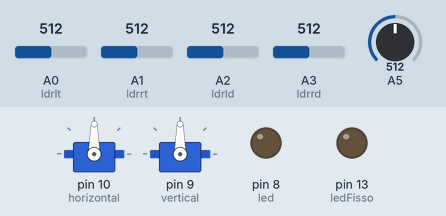
Recording of a sketch running on a simulated Arduino Uno, built with avr-gcc and run on an emulated ATmega328P. On the bench: 2 × servo, output pins drawn as LEDs (lit = HIGH). Inputs (shaded band) come from the test bench; at power-on: A0 (ldrlt) = 512, A2 (ldrld) = 512, A1 (ldrrt) = 512, A3 (ldrrd) = 512, A5 = 512.

Above: at 1.2 s.
1.3 s: A0 (ldrlt) set to 263
2.8 s: A0 (ldrlt) set to 248
At 3.39 s:
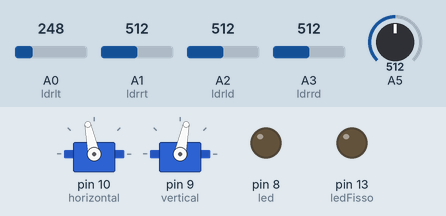
5.8 s: A2 (ldrld) set to 534
At 8.5 s:
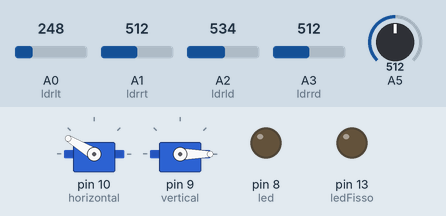
8.8 s: A1 (ldrrt) set to 539
At 10.4 s:
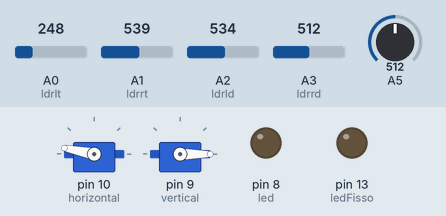
11.8 s: A0 (ldrlt) set to 992
At 12.77 s:
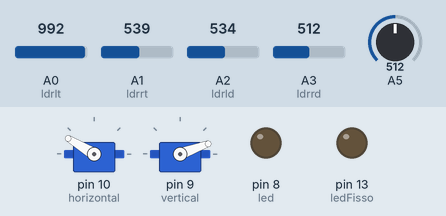
14.8 s: A2 (ldrld) set to 306
At 16.32 s:
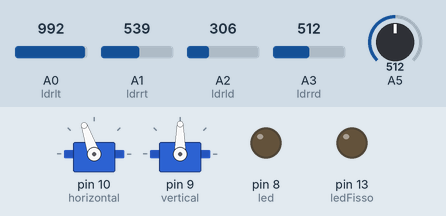
Timing chart, 0 to 20.3 s (numbered marks = the images above; inputs shaded):
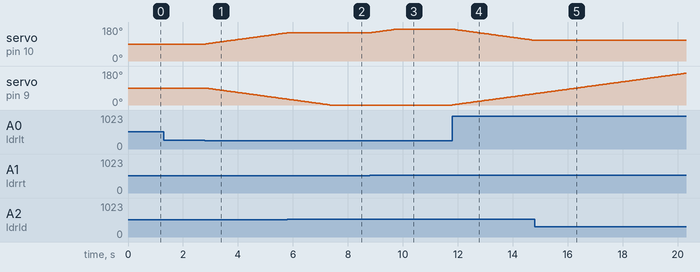

Measured:
- the behaviour switches between 256 and 255 on A0 (ldrlt) (found by bisection; images 0 and 1)
- the behaviour switches between 519 and 520 on A2 (ldrld) (found by bisection; images 1 and 2)
- the behaviour switches between 527 and 528 on A1 (ldrrt) (found by bisection; images 2 and 3)
- after the input at 1.3 s, every drawn part: stays the same
- after the input at 2.8 s, servo on pin 10 (horizontal): moves from 90° to 149° over 2.9 s, starting at once; servo on pin 9 (vertical): moves from 90° to 31° over 2.9 s, starting at once
- after the input at 5.8 s, servo on pin 10 (horizontal): stays 149° (without the input it goes to 150° after 0.02 s)
- after the input at 8.8 s, servo on pin 10 (horizontal): moves from 149° to 169° over 0.96 s, starting at once
- after the input at 11.8 s, servo on pin 10 (horizontal): moves from 169° to 109° over 3.0 s, starting at once; servo on pin 9 (vertical): moves from 0° to 60° over 3.0 s, starting at once
- after the input at 14.8 s, servo on pin 10 (horizontal): stays 109° (without the input it goes to 108° after 0.04 s)

The sketch:

LighTracker_HUB.ino
```cpp
#include <Servo.h> // include Servo library

Servo horizontal; // horizontal servo
int servoh = 90; // stand horizontal servo
//
Servo vertical; // vertical servo
int servov = 90; // stand vertical servo

// LDR pin connections
//name = analogpin;
int ldrlt = 0; //LDR top left
int ldrrt = 1; //LDR top rigt
int ldrld = 2; //LDR down left ATTTTTTTTTTTTTTTTt
int ldrrd = 3; //LDR down rigt
int ledFisso = 13;
int led = 8;

void setup()
{
    Serial.begin(9600);
    // servo connections
    //name.attacht(pin);
    horizontal.attach(10);
    vertical.attach(9);
    pinMode(ledFisso, OUTPUT);
    pinMode(led, OUTPUT);

}

void loop()
{
    digitalWrite(ledFisso, LOW);
    digitalWrite(led, LOW);
    int lt = analogRead(ldrlt); // top left
    int rt = analogRead(ldrrt); // top right
    int ld = analogRead(ldrld); // down left
    int rd = analogRead(ldrrd); // down rigt

    //int dtime = analogRead(4)/20; // read potentiometers
    int tol = analogRead(5) / 4;
    //int tol = 20;
  //  int tol = 40;

    int avt = (lt + rt) / 2; // average value top
    int avd = (ld + rd) / 2; // average value down
    int avl = (lt + ld) / 2; // average value left
    int avr = (rt + rd) / 2; // average value right

    int dvert = avt - avd; // check the diffirence of up and down
    int dhoriz = avl - avr;// check the diffirence og left and rigt

    if (-1 * tol > dvert || dvert > tol) // check if the diffirence is in the tolerance else change vertical angle
    {
        if (avt > avd) {
            servov = ++servov;
            //      digitalWrite(led, HIGH);
            //      delay(1000);                  // attende un seconso (1000 millisecondi)
            //      digitalWrite(led, LOW);    // spegne il led
            //      delay(1000);
            //      digitalWrite(led, HIGH);
            if (servov > 180) {
                servov = 180;
            }
        }
        else if (avt < avd) {
            //        digitalWrite(led, HIGH);
            //      delay(100);                  // attende un seconso (1000 millisecondi)
            //      digitalWrite(led, LOW);    // spegne il led
            //      delay(100);
            //      digitalWrite(led, HIGH);
            servov = --servov;
            if (servov < 0) {
                servov = 0;
            }
        }
        vertical.write(servov);
        //delay(15);
    }

    if (-1 * tol > dhoriz || dhoriz > tol) // check if the diffirence is in the tolerance else change horizontal angle
    {
        if (avl > avr) {
            //            digitalWrite(ledFisso, HIGH);
            //            delay(1000);                  // attende un seconso (1000 millisecondi)
            //            digitalWrite(ledFisso, LOW);    // spegne il led
            //            delay(1000);
            //            digitalWrite(ledFisso, HIGH);
            servoh = --servoh;

            if (servoh < 0) {
                servoh = 0;
            }
        }
        else if (avl < avr) {
            //            digitalWrite(ledFisso, HIGH);
            //            delay(100);                  // attende un seconso (1000 millisecondi)
            //            digitalWrite(ledFisso, LOW);    // spegne il led
            //            delay(100);
            //            digitalWrite(ledFisso, HIGH);
            servoh = ++servoh;

            if (servoh > 169) {
                servoh = 169;
            }
        }
        else if (avl == avr) {
            // nothing
        }
        horizontal.write(servoh);
        //delay();
    }
    delay(50);
}
```
